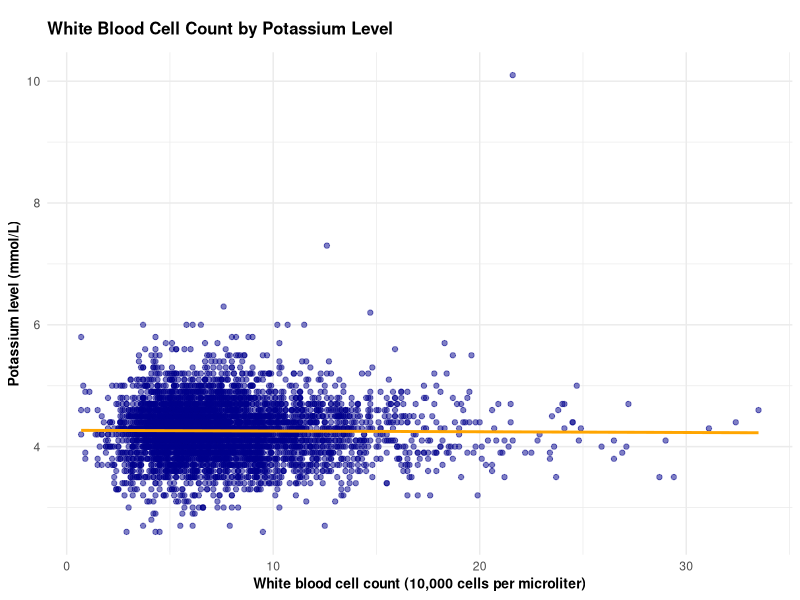

The R script that drew this image:
#----Script Header-------------------------####
# Date: 09.09.2025         
# Author: Data_drama_queens     
# Filename: creating-plots
# Description: Script for creating plots
#               
#               
# Project: RMED901A_Exam_Assignment
#-------------------------------------------###


# Read the data ----
library(ggplot2)
library(tidyverse)
library(here)

patient_data <- read_delim(
  here("data", "data_for_analysis", "20250908-tidy-joined-exam-data.txt"),
  delim = "\t"
)

# Scatterplot investigating white blood cell count by potassium level ----
ggplot(patient_data, aes(x = wbc, y = potassium)) + # Assign data, x and y values
  geom_point(colour = "darkblue", alpha = 0.5, na.rm = TRUE) + # Scatterplot
  geom_smooth(method = "lm", se = FALSE, colour = "orange") + #Regression line
  theme_minimal() + #Background theme
  theme(legend.position = "none", #Remove legend
        plot.title = element_text(face = "bold", size = 12, margin = margin(10, 0, 10, 0)), #Bold title, resized title and increased margin between title and plot
        axis.title.x = element_text(face = "bold", size = 10), #Bold x-axis text
        axis.title.y = element_text(face = "bold", size = 10)) + #Bold y-axis text
  labs(title = "White Blood Cell Count by Potassium Level", #Title
       x = "White blood cell count (10,000 cells per microliter)", #x-axis title
       y = "Potassium level (mmol/L)") #y-axis title



# From the plot, the white blood cell count does not seem to change
  # with potassium level
